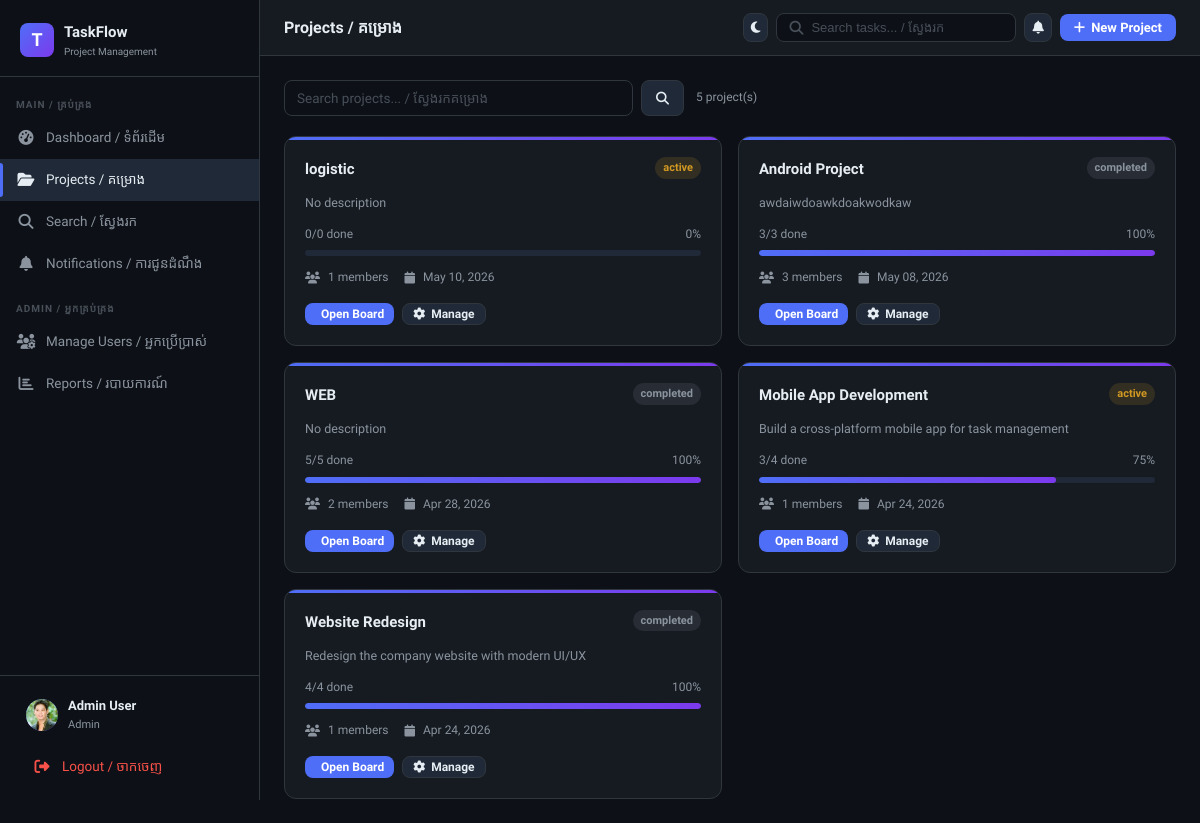
The page /projects/ (signed in) on the database its author committed.
### core/models.py (models this page shows, shortened)
class User(AbstractUser):
    ROLE_CHOICES = [("admin", "Admin"), ("member", "Member")]
    role = models.CharField(max_length=10, choices=ROLE_CHOICES, default="member")
    avatar = models.ImageField(upload_to="avatars/", blank=True, null=True)
    is_active = models.BooleanField(default=True)
    @property
    def is_admin(self):
        return self.role == "admin"

class Project(models.Model):
    STATUS_CHOICES = [("active", "Active"), ("archived", "Archived")]
    owner = models.ForeignKey(
        User, on_delete=models.CASCADE, related_name="owned_projects"
    )
    name = models.CharField(max_length=150)
    description = models.TextField(blank=True)
    status = models.CharField(
        max_length=20,
        choices=[("active", "Active"), ("completed", "Completed")],
        default="active",
    )
    created_at = models.DateTimeField(auto_now_add=True)
    updated_at = models.DateTimeField(auto_now=True)
    @property
    def total_cards(self):
        return Card.objects.filter(list__board__project=self).count()
    @property
    def done_cards(self):
        return Card.objects.filter(list__board__project=self, status="done").count()
    @property
    def progress(self):
        total = self.total_cards
        return int((self.done_cards / total) * 100) if total > 0 else 0

### core/views.py (the view, shortened to what this page needs)
# urls.py: path('projects/', views.project_list, name='projects'),
@login_required
def project_list(request):
    user = request.user
    if user.is_admin:
        projects = Project.objects.all().order_by("-created_at")
    q = request.GET.get("q", "")
    if q:
        projects = projects.filter(name__icontains=q)
    context = {
        "projects": projects,
        "q": q,
        "unread_count": user.notifications.filter(is_read=False).count(),
    }
    return render(request, "projects/list.html", context)

### templates/projects/list.html (shortened to what this page needs)
{% extends 'base.html' %}
{% block page_title %}Projects / គម្រោង{% endblock %}
{% block topbar_extra %}
<a href="{% url 'project_create' %}" class="btn btn-primary"><i class="fa-solid fa-plus"></i> New Project</a>
{% endblock %}
{% block content %}
<div style="display:flex;align-items:center;gap:12px;margin-bottom:20px">
  <form method="get" style="flex:1;max-width:400px;display:flex;gap:8px">
    <input type="text" name="q" class="form-control" placeholder="Search projects... / ស្វែងរកគម្រោង" value="{{ q }}">
    <button type="submit" class="btn btn-secondary"><i class="fa-solid fa-search"></i></button>
  </form>
  <span class="text-muted text-small">{{ projects|length }} project(s)</span>
</div>
{% if projects %}
<div class="project-grid">
  {% for project in projects %}
  <div class="project-card" style="cursor:default;transform:none">
    <div style="display:flex;justify-content:space-between;align-items:flex-start">
      <div class="project-name">{{ project.name }}</div>
      <span class="badge {% if project.status == 'active' %}badge-doing{% else %}badge-todo{% endif %}">{{ project.status }}</span>
    </div>
    <div class="project-desc">{{ project.description|truncatechars:80|default:"No description" }}</div>
    <div>
      <div style="display:flex;justify-content:space-between;font-size:12px;color:var(--text-muted);margin-bottom:6px">
        <span>{{ project.done_cards }}/{{ project.total_cards }} done</span>
        <span>{{ project.progress }}%</span>
      </div>
      <div class="progress-bar"><div class="progress-fill" style="width:{{ project.progress }}%"></div></div>
    </div>
    <div style="display:flex;align-items:center;gap:8px;font-size:12px;color:var(--text-muted)">
      <i class="fa-solid fa-users"></i> {{ project.members.count }} members
      <i class="fa-solid fa-calendar" style="margin-left:8px"></i> {{ project.created_at|date:"M d, Y" }}
    </div>
    <div style="display:flex;gap:8px;margin-top:4px">
      {% with board=project.boards.first %}
      {% if board %}
      <a href="{% url 'board' project.id board.id %}" class="btn btn-primary btn-sm">
         Open Board
      </a>
      {% endif %}
      {% endwith %}
      <a href="{% url 'project_detail' project.id %}" class="btn btn-secondary btn-sm">
        <i class="fa-solid fa-gear"></i> Manage
      </a>
    </div>
  </div>
  {% endfor %}
</div>
{% endif %}
{% endblock %}

### templates/base.html (shortened to what this page needs)
{% load static %}
<!doctype html>
<html lang="km-en">
  <head>
    <link rel="stylesheet" href="{% static 'css/main.css' %}" />
    <link
      rel="stylesheet"
      href="https://cdnjs.cloudflare.com/ajax/libs/font-awesome/6.5.0/css/all.min.css"
    />
  </head>
  <body>
    <aside class="sidebar" id="sidebar">
      <div class="sidebar-logo">
        <div class="logo-icon">T</div>
        <div>
          <div class="logo-text">TaskFlow</div>
          <div class="logo-sub">Project Management</div>
        </div>
      </div>
      <nav class="sidebar-nav">
        <div class="nav-section">Main / គ្រប់គ្រង</div>
        <a
          href="{% url 'dashboard' %}"
          class="nav-link {% if request.resolver_match.url_name == 'dashboard' %}active{% endif %}"
        >
          <span class="nav-icon"><i class="fa-solid fa-gauge-high"></i></span>
          Dashboard / ទំព័រដើម
        </a>
        <a
          href="{% url 'projects' %}"
          class="nav-link {% if 'project' in request.resolver_match.url_name %}active{% endif %}"
        >
          <span class="nav-icon"><i class="fa-solid fa-folder-open"></i></span>
          Projects / គម្រោង
        </a>
        <a
          href="{% url 'search' %}"
          class="nav-link {% if request.resolver_match.url_name == 'search' %}active{% endif %}"
        >
          <span class="nav-icon"
            ><i class="fa-solid fa-magnifying-glass"></i
          ></span>
          Search / ស្វែងរក
        </a>
        <a
          href="{% url 'notifications' %}"
          class="nav-link {% if request.resolver_match.url_name == 'notifications' %}active{% endif %}"
        >
          <span class="nav-icon"><i class="fa-solid fa-bell"></i></span>
          Notifications / ការជូនដំណឹង
        </a>
        {% if user.is_admin %}
        <div class="nav-section" style="margin-top: 8px">
          Admin / អ្នកគ្រប់គ្រង
        </div>
        <a
          href="{% url 'admin_users' %}"
          class="nav-link {% if request.resolver_match.url_name == 'admin_users' %}active{% endif %}"
        >
          <span class="nav-icon"><i class="fa-solid fa-users-gear"></i></span>
          Manage Users / អ្នកប្រើប្រាស់
        </a>
        <a
          href="{% url 'admin_reports' %}"
          class="nav-link {% if request.resolver_match.url_name == 'admin_reports' %}active{% endif %}"
        >
          <span class="nav-icon"><i class="fa-solid fa-chart-bar"></i></span>
          Reports / របាយការណ៍
        </a>
        {% endif %}
      </nav>
      <div class="sidebar-footer">
        <a href="{% url 'profile' %}" class="user-card">
          <div class="user-avatar">
            {% if user.avatar %}<img src="{{ user.avatar.url }}" alt="" />
            {% else %}{{ user.username|first|upper }}{% endif %}
          </div>
          <div class="user-info">
            <div class="user-name">
              {{ user.get_full_name|default:user.username }}
            </div>
            <div class="user-role">{{ user.role }}</div>
          </div>
        </a>
        <a
          href="{% url 'logout' %}"
          class="nav-link"
          style="margin-top: 4px; color: var(--red)"
        >
          <span class="nav-icon"
            ><i class="fa-solid fa-right-from-bracket"></i
          ></span>
          Logout / ចាកចេញ
        </a>
      </div>
    </aside>
    <div class="main-content">
      <div class="topbar">
        <div class="topbar-title">{% block page_title %}{% endblock %}</div>
        <div class="topbar-actions">
          <button
            id="themeToggle"
            class="btn btn-icon btn-secondary"
            type="button"
          >
            <i class="fa-solid fa-moon" id="themeIcon"></i>
          </button>
          <form action="{% url 'search' %}" method="get" class="search-bar">
            <i
              class="fa-solid fa-magnifying-glass"
              style="color: var(--text-faint)"
            ></i>
            <input
              type="text"
              name="q"
              placeholder="Search tasks... / ស្វែងរក"
              value="{{ request.GET.q }}"
            />
          </form>
          <a
            href="{% url 'notifications' %}"
            class="btn btn-icon btn-secondary"
            style="position: relative"
          >
            <i class="fa-solid fa-bell"></i>
          </a>
          {% block topbar_extra %}{% endblock %}
        </div>
      </div>
      <div class="page-content">
         {% block content %}{% endblock %}
      </div>
    </div>
  </body>
</html>

### rows shown on the page
User: avatar (picture), get_full_name "Admin User", role "Admin"
Project: name "logistic", status "active", description "No description", done_cards "0", total_cards "0", progress "0", members.count "1", created_at "May 10, 2026"
Project: name "Android Project", status "completed", description "awdaiwdoawkdoakwodkaw", done_cards "3", total_cards "3", progress "100", members.count "3", created_at "May 08, 2026"
Project: name "WEB", status "completed", description "No description", done_cards "5", total_cards "5", progress "100", members.count "2", created_at "Apr 28, 2026"
Project: name "Mobile App Development", status "active", description "Build a cross-platform mobile app for task management", done_cards "3", total_cards "4", progress "75", members.count "1", created_at "Apr 24, 2026"
Project: name "Website Redesign", status "completed", description "Redesign the company website with modern UI/UX", done_cards "4", total_cards "4", progress "100", members.count "1", created_at "Apr 24, 2026"

### other values the page prints
{{ projects|length }} "5"
